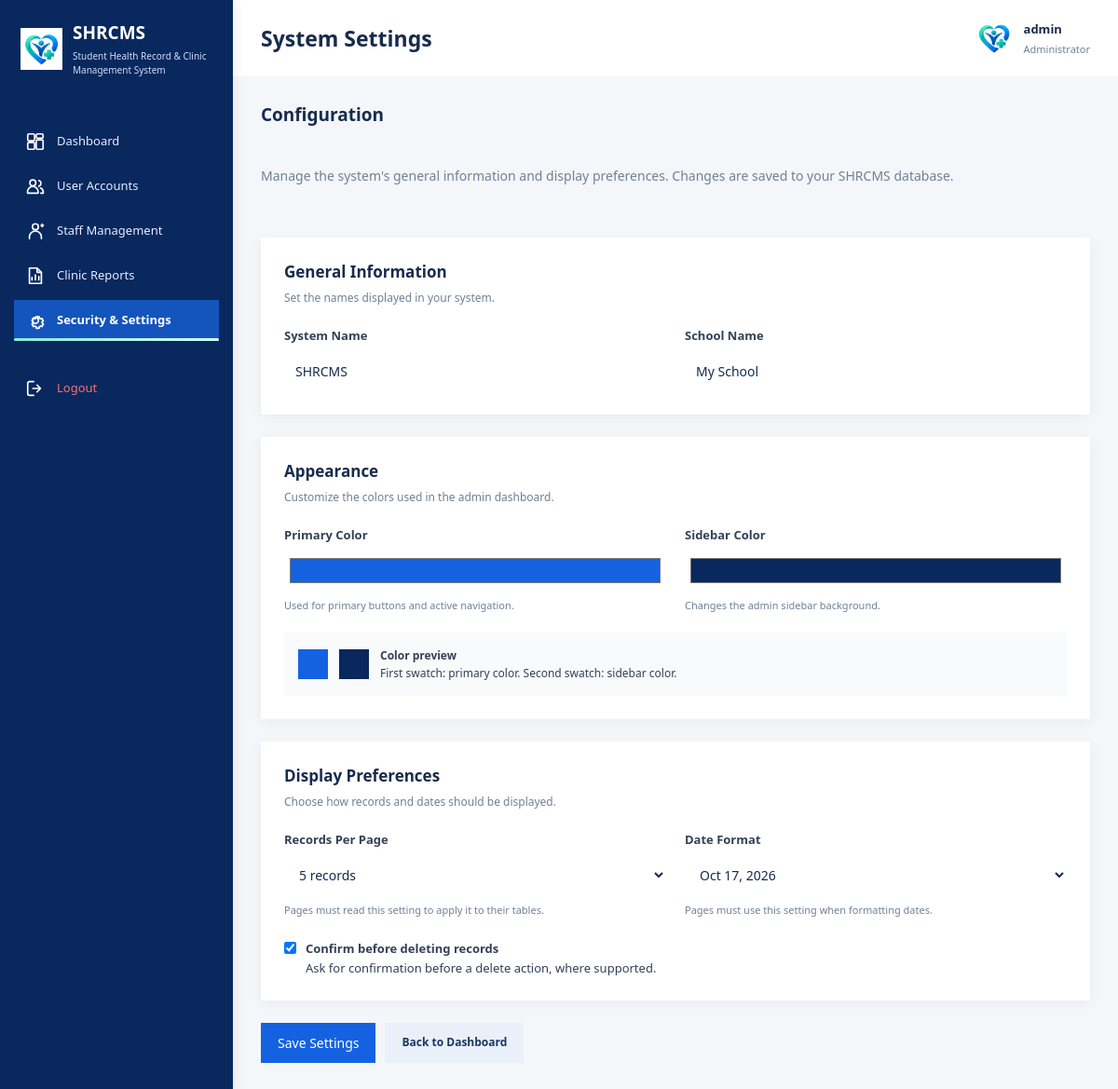
Screenshot of /php/Admin_Dashboard/system_settings.php (signed in) with the database file from the repository.
### tables this page shows
CREATE TABLE `system_settings` (
  `id` int NOT NULL,
  `system_name` varchar(150) NOT NULL DEFAULT 'SHRCMS',
  `school_name` varchar(150) NOT NULL DEFAULT 'My School',
  `primary_color` char(7) NOT NULL DEFAULT '#1454bd',
  `sidebar_color` char(7) NOT NULL DEFAULT '#08285e',
  `records_per_page` int NOT NULL DEFAULT '10',
  `date_format` varchar(20) NOT NULL DEFAULT 'M d, Y',
  `confirm_delete` tinyint(1) NOT NULL DEFAULT '1',
  `updated_at` timestamp NOT NULL DEFAULT CURRENT_TIMESTAMP ON UPDATE CURRENT_TIMESTAMP
);

### php/Admin_Dashboard/system_settings.php (the view, shortened to what this page needs)
<?php
require_once __DIR__ . '/../db.php';
$conn->set_charset('utf8mb4');
function e($value): string {
    return htmlspecialchars((string)($value ?? ''), ENT_QUOTES, 'UTF-8');
}
$username = $_SESSION['admin_username'] ?? 'Administrator';
$defaults = [
    'system_name' => 'SHRCMS',
    'school_name' => 'My School',
    'primary_color' => '#1454bd',
    'sidebar_color' => '#08285e',
    'records_per_page' => 10,
    'date_format' => 'M d, Y',
    'confirm_delete' => 1
];
$conn->query(
    "INSERT IGNORE INTO system_settings (id) VALUES (1)"
);
$result = $conn->query(
    'SELECT system_name, school_name, primary_color, sidebar_color,
            records_per_page, date_format, confirm_delete, updated_at
     FROM system_settings WHERE id = 1'
);
$settings = $result
    ? array_merge($defaults, $result->fetch_assoc() ?: [])
    : $defaults;
$settings['confirm_delete'] = (int)$settings['confirm_delete'];
$settings['records_per_page'] = (int)$settings['records_per_page'];
?>
<!DOCTYPE html>
<html lang="en">
<head>
    <link rel="stylesheet" href="../../css/style.css?v=20261114-icons">
    <link rel="stylesheet" href="../../css/admin-dashboard.css?v=20261115-admin-menu-cleanup">
    <link rel="stylesheet" href="../../css/system-settings.css">
</head>
<body class="admin-dashboard-body">
<aside class="admin-sidebar">
    <div class="admin-sidebar-brand">
        <img src="../../image/logo2.png" alt="SHRCMS Logo">
        <div>
            <h3>SHRCMS</h3>
            <p>Student Health Record &amp; Clinic Management System</p>
        </div>
    </div>
    <nav aria-label="Administrator navigation">
        <a href="admin_dashboard.php"><img class="ui-icon" src="../../image/icon-dashboard.svg" alt="" aria-hidden="true"> Dashboard</a>
        <a href="user_management.php"><img class="ui-icon" src="../../image/icon-users.svg" alt="" aria-hidden="true"> User Accounts</a>
        <a href="staff_management.php"><img class="ui-icon" src="../../image/icon-staff.svg" alt="" aria-hidden="true"> Staff Management</a>
        <a href="system_reports.php"><img class="ui-icon" src="../../image/icon-reports.svg" alt="" aria-hidden="true"> Clinic Reports</a>
        <a href="system_settings.php" class="active" aria-current="page"><img class="ui-icon" src="../../image/icon-settings.svg" alt="" aria-hidden="true"> Security &amp; Settings</a>
        <a href="../logout.php" class="logout-link"
           onclick="return confirm('Are you sure you want to log out?');">
            <img class="ui-icon" src="../../image/icon-logout.svg" alt="" aria-hidden="true"> Logout
        </a>
    </nav>
</aside>
<main class="admin-main-content">
    <header class="admin-header-bar">
        <h2>System Settings</h2>
        <div class="admin-profile-info">
            <img src="../../image/logo2.png" alt="Administrator">
            <div class="admin-profile-text">
                <h4><?= e($username) ?></h4>
                <p>Administrator</p>
            </div>
        </div>
    </header>
    <div class="admin-dashboard-container settings-content">
        <div class="admin-section-title">Configuration</div>
        <p class="settings-description">
            Manage the system's general information and display preferences.
            Changes are saved to your SHRCMS database.
        </p>
        <form method="POST" action="system_settings.php">
            <section class="settings-panel">
                <h3>General Information</h3>
                <p>Set the names displayed in your system.</p>
                <div class="settings-grid">
                    <div class="settings-field">
                        <label for="system_name">System Name</label>
                        <input type="text" id="system_name" name="system_name"
                               maxlength="150" required
                               value="<?= e($settings['system_name']) ?>">
                    </div>
                    <div class="settings-field">
                        <label for="school_name">School Name</label>
                        <input type="text" id="school_name" name="school_name"
                               maxlength="150" required
                               value="<?= e($settings['school_name']) ?>">
                    </div>
                </div>
            </section>
            <section class="settings-panel">
                <h3>Appearance</h3>
                <p>Customize the colors used in the admin dashboard.</p>
                <div class="settings-grid">
                    <div class="settings-field">
                        <label for="primary_color">Primary Color</label>
                        <input type="color" id="primary_color"
                               name="primary_color"
                               value="<?= e($settings['primary_color']) ?>">
                        <small>Used for primary buttons and active navigation.</small>
                    </div>
                    <div class="settings-field">
                        <label for="sidebar_color">Sidebar Color</label>
                        <input type="color" id="sidebar_color"
                               name="sidebar_color"
                               value="<?= e($settings['sidebar_color']) ?>">
                        <small>Changes the admin sidebar background.</small>
                    </div>
                </div>
                <div class="settings-preview">
                    <div class="preview-swatch" id="primaryPreview"
                         style="background: <?= e($settings['primary_color']) ?>"></div>
                    <div class="preview-swatch" id="sidebarPreview"
                         style="background: <?= e($settings['sidebar_color']) ?>"></div>
                    <div class="preview-text">
                        <strong>Color preview</strong><br>
                        First swatch: primary color. Second swatch: sidebar color.
                    </div>
                </div>
            </section>
            <section class="settings-panel">
                <h3>Display Preferences</h3>
                <p>Choose how records and dates should be displayed.</p>
                <div class="settings-grid">
                    <div class="settings-field">
                        <label for="records_per_page">Records Per Page</label>
                        <select id="records_per_page" name="records_per_page">
                            <?php foreach ([5, 10, 25, 50] as $number): ?>
                                <option value="<?= $number ?>"
                                    <?= $settings['records_per_page'] === $number ? 'selected' : '' ?>>
                                    <?= $number ?> records
                                </option>
                            <?php endforeach; ?>
                        </select>
                        <small>Pages must read this setting to apply it to their tables.</small>
                    </div>
                    <div class="settings-field">
                        <label for="date_format">Date Format</label>
                        <select id="date_format" name="date_format">
                            <option value="M d, Y"
                                <?= $settings['date_format'] === 'M d, Y' ? 'selected' : '' ?>>
                                Oct 17, 2026
                            </option>
                        </select>
                        <small>Pages must use this setting when formatting dates.</small>
                    </div>
                </div>
                <div style="margin-top: 22px;">
                    <label class="settings-checkbox">
                        <input type="checkbox" name="confirm_delete" value="1"
                            <?= $settings['confirm_delete'] === 1 ? 'checked' : '' ?>>
                        <span>
                            <strong>Confirm before deleting records</strong><br>
                            Ask for confirmation before a delete action, where supported.
                        </span>
                    </label>
                </div>
            </section>
            <div class="settings-actions">
                <button type="submit" class="settings-button">
                    Save Settings
                </button>
                <a href="admin_dashboard.php"
                   class="settings-button secondary">
                    Back to Dashboard
                </a>
            </div>
        </form>
    </div>
</main>
</body>
</html>

### css/style.css (style rules this page uses)
:root { --emerald-900: #081b2d; --emerald-800: #102f4f; --emerald-700: #1b4b87; --emerald-600: #2d6fe8; --emerald-500: #66b2ff; --emerald-100: #edf7ff; --emerald-50: #f7fbff; --tea-100: #dfeeff; --mint-100: #d9eeff; --white: #ffffff; --soft: #eef7ff; --text: #213f67; --muted: #5c7390; --shadow: 0 28px 70px rgba(7, 18, 32, 0.18); }
* { margin: 0; padding: 0; box-sizing: border-box; }
html { scroll-behavior: smooth; }
body { font-family: Arial, Helvetica, sans-serif; background: radial-gradient(ellipse at top left, rgba(120, 185, 255, 0.24), transparent 24%), radial-gradient(ellipse at bottom right, rgba(64, 140, 255, 0.18), transparent 28%), linear-gradient(180deg, #edf5ff 0%, #dfeeff 22%, #edf5ff 100%); color: var(--emerald-900); }
img { max-width: 100%; display: block; }
.ui-icon { display: inline-block; flex: 0 0 auto; width: 18px; height: 18px; object-fit: contain; vertical-align: middle; }
.admin-sidebar .ui-icon, .staff-sidebar .ui-icon { filter: brightness(0) invert(1); }
a { text-decoration: none; }
nav { display: flex; align-items: center; gap: 34px; }
nav a { position: relative; text-decoration: none; color: rgba(240, 255, 252, 0.82); font-size: 13px; font-weight: 700; padding: 10px 0; transition: color 0.2s ease; }
nav a:hover, nav a.active { color: #8DE8D4; }
nav a.active::after { content: ""; position: absolute; left: 0; bottom: 0; width: 100%; height: 3px; background: linear-gradient(90deg, #8DE8D4, #D8FFF5); border-radius: 10px; }
body.admin-dashboard-body { margin: 0; padding: 0; font-family: 'Segoe UI', Tahoma, Geneva, Verdana, sans-serif; background-color: #f4f6f9; display: flex; height: 100vh; overflow: hidden; }
.admin-sidebar { width: 260px; background-color: #0d1b2a; color: #ffffff; display: flex; flex-direction: column; padding: 20px 0; box-shadow: 4px 0 10px rgba(0, 0, 0, 0.05); }
.admin-sidebar-brand { display: flex; align-items: center; gap: 12px; padding: 0 20px 25px 20px; border-bottom: 1px solid rgba(255, 255, 255, 0.1); }
.admin-sidebar-brand img { width: 35px; height: 35px; object-fit: contain; }
.admin-sidebar-brand h3 { font-size: 18px; font-weight: 700; margin: 0; color: #ffffff; }
.admin-sidebar-brand p { font-size: 10px; color: #94a3b8; margin: 0; line-height: 1.2; }
.admin-sidebar nav { margin-top: 20px; display: flex; flex-direction: column; gap: 5px; }
.admin-sidebar nav a { display: flex; align-items: center; gap: 15px; padding: 12px 25px; color: #cbd5e1; text-decoration: none; font-size: 14px; font-weight: 500; transition: all 0.2s ease; }
.admin-sidebar nav a:hover, .admin-sidebar nav a.active { background-color: #1d4ed8; color: #ffffff; border-left: 4px solid #60a5fa; }
.admin-sidebar nav a.logout-link { margin-top: auto; color: #f87171; }
.admin-main-content { flex: 1; display: flex; flex-direction: column; overflow-y: auto; }
.admin-header-bar { background-color: #ffffff; padding: 15px 30px; display: flex; justify-content: space-between; align-items: center; border-bottom: 1px solid #e2e8f0; }
.admin-header-bar h2 { font-size: 22px; color: #1e293b; margin: 0; font-weight: 700; }
.admin-profile-info { display: flex; align-items: center; gap: 12px; }
.admin-profile-info img { width: 40px; height: 40px; border-radius: 50%; object-fit: cover; }
.admin-profile-text h4 { font-size: 14px; color: #1e293b; margin: 0; font-weight: 600; }
.admin-profile-text p { font-size: 11px; color: #64748b; margin: 0; }
.admin-dashboard-container { padding: 30px; }
.admin-section-title { font-size: 18px; font-weight: 700; color: #1e293b; margin-bottom: 15px; }
html body *:not(#shrcms-border-reset), html body *:not(#shrcms-border-reset)::before, html body *:not(#shrcms-border-reset)::after { border: none !important; }

### rows the page displays
system_settings: system_name "SHRCMS", school_name "My School", primary_color "#1462e1", sidebar_color "#08285e", records_per_page "5 records", date_format "Oct 17, 2026", confirm_delete "☑"

### other values shown
$username "admin"
